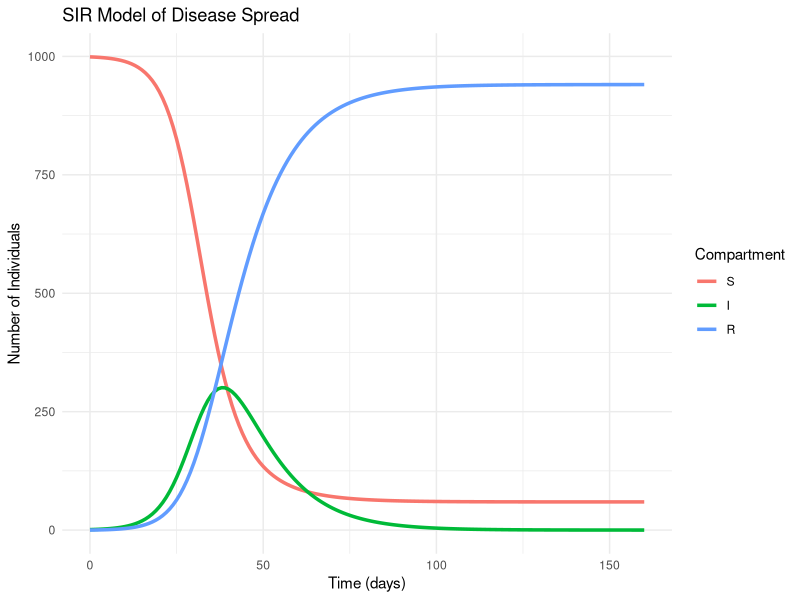

The R script that drew this image:
# Install packages if needed
install.packages(c("deSolve", "ggplot2"))

# Load packages
library(deSolve)
library(ggplot2)

# Step 1: Define the SIR differential equations
sir_model <- function(time, state, parameters) {
  with(as.list(c(state, parameters)), {
    dS <- -beta * S * I / N
    dI <- beta * S * I / N - gamma * I
    dR <- gamma * I
    return(list(c(dS, dI, dR)))
  })
}

# Step 2: Set initial values
N <- 1000         # total population
I0 <- 1           # initial infected
R0 <- 0           # initial recovered
S0 <- N - I0 - R0 # initial susceptible

# Parameters
beta <- 0.3       # infection rate
gamma <- 0.1      # recovery rate

# Time frame
time <- seq(0, 160, by = 1)

# Initial state and parameters
init_state <- c(S = S0, I = I0, R = R0)
parameters <- c(beta = beta, gamma = gamma)

# Step 3: Solve using ode()
sir_output <- ode(y = init_state, times = time, func = sir_model, parms = parameters)
sir_output <- as.data.frame(sir_output)
sir_output$time <- as.integer(sir_output$time)

# Step 4: Plot using ggplot2
sir_data <- reshape2::melt(sir_output, id = "time")

ggplot(sir_data, aes(x = time, y = value, color = variable)) +
  geom_line(size = 1.2) +
  labs(
    title = "SIR Model of Disease Spread",
    x = "Time (days)",
    y = "Number of Individuals",
    color = "Compartment"
  ) +
  theme_minimal()
